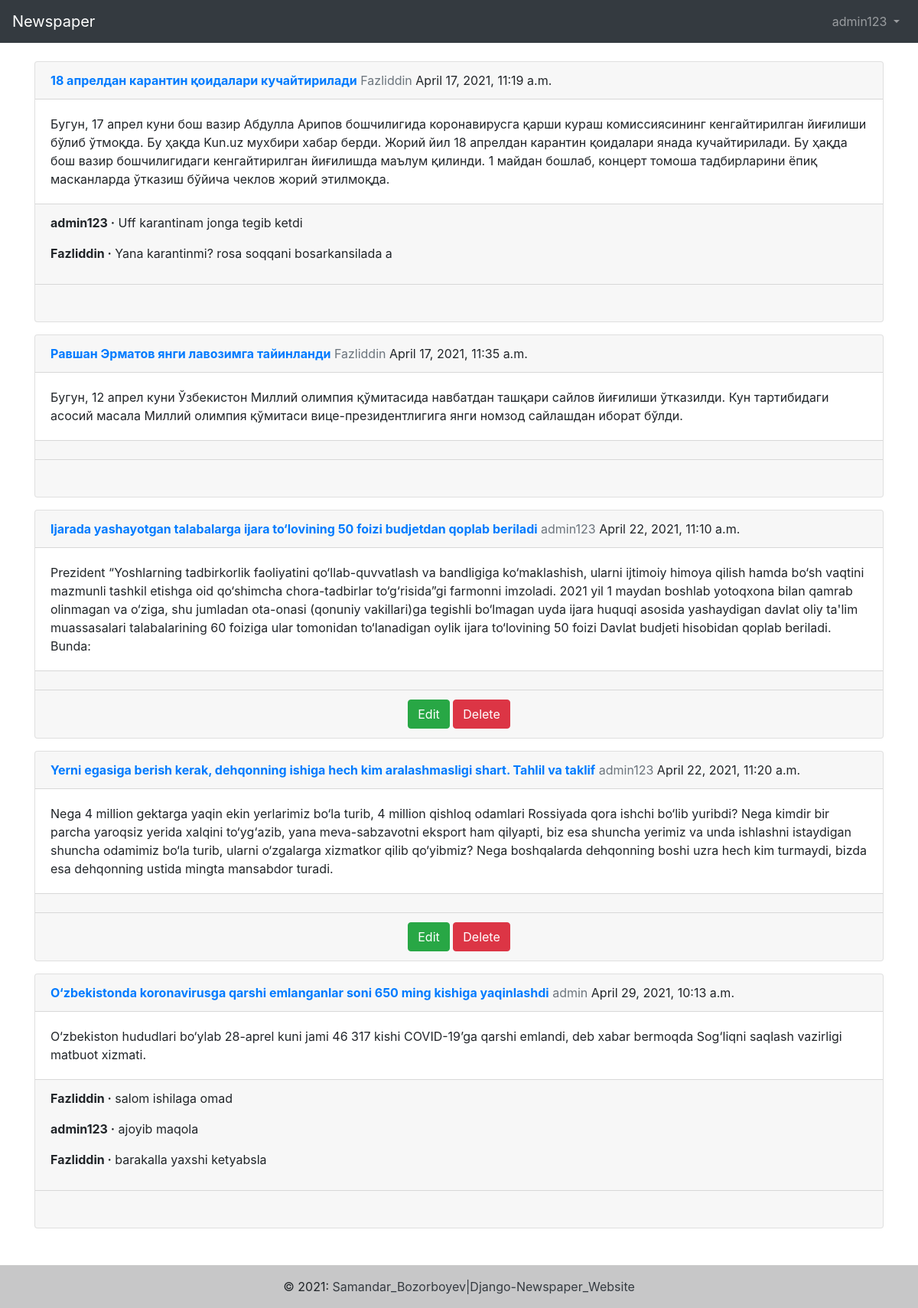
Page /articles/ (signed in) on the committed database.
### users/models.py (models this page shows)
class CustomerUser(AbstractUser):
    age = models.PositiveIntegerField(null=True,blank=True)
    address = models.CharField(max_length=200,null=True,blank=True)
    universitet = models.CharField(max_length=200,null=True,blank=True)

### articles/models.py (models this page shows, shortened)
class Article(models.Model):
    title = models.CharField(max_length=250)
    image = models.ImageField(upload_to='media/',null=True,blank=True)  #new
    body = models.TextField()
    date = models.DateTimeField(auto_now_add=True)
    author = models.ForeignKey(
        get_user_model(),
        on_delete = models.CASCADE,
    )

class Comment(models.Model):
    article = models.ForeignKey(
        Article,
        on_delete=models.CASCADE,
        related_name='comments',
        )
    comment = models.CharField(max_length=120)
    author = models.ForeignKey(
        get_user_model(),
        on_delete=models.CASCADE,
                               )
    def __str__(self):
        return self.comment

### articles/views.py (the view)
# urls.py: path('',ArticleListView.as_view(),name='article_list'),
class ArticleListView(ListView):
    model = Article
    template_name = 'article_list.html'

### templates/article_list.html (shortened to what this page needs)
{% extends 'base.html' %}
{% block content %}
{% for article in object_list %}
<div class="card mb-3">
    <div class="card-header">
        <a href="{% url 'article_detail' article.pk %}">
        <span class="font-weight-bold">{{article.title}}</span>
        </a>
        <span class="text-muted">{{article.author}}</span>
        {{article.date}}
    </div>
    <div class="card-body">
        {{article.body}}
    </div>
    <div class="card-footer">
        {% for comment in article.comments.all %}
        <p>
            <span class="font-weight-bold">{{ comment.author }} &middot;</span>
            {{ comment }}
        </p>
        {% endfor %}
    </div>
    <div class="card-footer text-center text-muted">
        {% if user.is_authenticated and article.author == request.user %}
        <a href="{% url 'article_edit' article.pk %}" class="btn btn-success">Edit</a>
        <a href="{% url 'article_delete' article.pk %}" class="btn btn-danger">Delete</a>
        {% else %}
        <br>
        {% endif %}
    </div>
</div>
{% endfor%}
{% endblock content %}

### templates/base.html (shortened to what this page needs)
<!DOCTYPE html>
<html lang="en">
<head>
    <link href="https://stackpath.bootstrapcdn.com/bootstrap/4.1.3/css/bootstrap.min.css"
 rel="stylesheet">
</head>
<body>
<nav class="navbar navbar-expand-md navbar-dark bg-dark mb-4">
    <a class="navbar-brand" href="{% url 'home' %}">Newspaper</a>
    <div class="collapse navbar-collapse" id="navbarCollapse">
        {% if user.is_authenticated %}
        <ul class="navbar-nav ml-auto">
            <li class="nav-item">
                <a aria-expanded="false" aria-haspopup="true" class="nav-link dropdown-toggle" data-toggle="dropdown"
                   href="#" id="userMenu">
                    {{user.username}}
                </a>
            </li>
        </ul>
        {% else %}
        <form class="form-inline ml-auto">
            <a class="btn btn-secondary" href="{% url 'login' %}"> Log In </a>
            <a class="btn btn-primary ml-2" href="{% url 'signup' %}">Ro`yxatdan o'tish</a>
        </form>
        {% endif %}
    </div>
</nav>
<div class="container">
    {% block content %}
    {% endblock content %}
</div>
<footer class="bg-light text-center text-lg-start mb-0 mt-5">
    <div class="text-center p-3" style="background-color: rgba(0, 0, 0, 0.2);">
        © 2021:
        <a class="text-dark" href="t.me//samandar_bozorboyev">Samandar_Bozorboyev|Django-Newspaper_Website</a>
    </div>
</footer>
</body>
</html>

### rows in the picture
CustomerUser: username "admin123"
Article: title "18 апрелдан карантин қоидалари кучайтирилади", author "Fazliddin", date "April 17, 2021, 11:19 a.m.", body "Бугун, 17 апрел куни бош вазир Абдулла Арипов бошчилигида коронавирусга қарши кураш комиссиясининг кенгайтирилган йиғилиши бўлиб ўтмоқда. Бу ҳақда Kun.uz мухбири хабар берди. Жорий йил 18 апрелдан карантин қоидалари янада кучайтирилади. Бу ҳақда бош вазир бошчилигидаги кенгайтирилган йиғилишда маълум қилинди. 1 майдан бошлаб, концерт томоша тадбирларини ёпиқ масканларда ўтказиш бўйича чеклов жорий этилмоқда."
Comment: author "admin123", comment "Uff karantinam jonga tegib ketdi"
Comment: author "Fazliddin", comment "Yana karantinmi? rosa soqqani bosarkansilada a"
Article: title "Равшан Эрматов янги лавозимга тайинланди", author "Fazliddin", date "April 17, 2021, 11:35 a.m.", body "Бугун, 12 апрел куни Ўзбекистон Миллий олимпия қўмитасида навбатдан ташқари сайлов йиғилиши ўтказилди. Кун тартибидаги асосий масала Миллий олимпия қўмитаси вице-президентлигига янги номзод сайлашдан иборат бўлди."
Article: title "Ijarada yashayotgan talabalarga ijara to‘lovining 50 foizi budjetdan qoplab beriladi", author "admin123", date "April 22, 2021, 11:10 a.m.", body "Prezident “Yoshlarning tadbirkorlik faoliyatini qo‘llab-quvvatlash va bandligiga ko‘maklashish, ularni ijtimoiy himoya qilish hamda bo‘sh vaqtini mazmunli tashkil etishga oid qo‘shimcha chora-tadbirlar to‘g‘risida”gi farmonni imzoladi. 2021 yil 1 maydan boshlab yotoqxona bilan qamrab olinmagan va o‘ziga, shu jumladan ota-onasi (qonuniy vakillari)ga tegishli bo‘lmagan uyda ijara huquqi asosida yashaydigan davlat oliy ta'lim muassasalari talabalarining 60 foiziga ular tomonidan to‘lanadigan oylik ijara to‘lovining 50 foizi Davlat budjeti hisobidan qoplab beriladi. Bunda:", shows "Edit"
Article: title "Yerni egasiga berish kerak, dehqonning ishiga hech kim aralashmasligi shart. Tahlil va taklif", author "admin123", date "April 22, 2021, 11:20 a.m.", body "Nega 4 million gektarga yaqin ekin yerlarimiz bo‘la turib, 4 million qishloq odamlari Rossiyada qora ishchi bo‘lib yuribdi? Nega kimdir bir parcha yaroqsiz yerida xalqini to‘yg‘azib, yana meva-sabzavotni eksport ham qilyapti, biz esa shuncha yerimiz va unda ishlashni istaydigan shuncha odamimiz bo‘la turib, ularni o‘zgalarga xizmatkor qilib qo‘yibmiz? Nega boshqalarda dehqonning boshi uzra hech kim turmaydi, bizda esa dehqonning ustida mingta mansabdor turadi.", shows "Edit"
Article: title "O‘zbekistonda koronavirusga qarshi emlanganlar soni 650 ming kishiga yaqinlashdi", author "admin", date "April 29, 2021, 10:13 a.m.", body "O‘zbekiston hududlari bo‘ylab 28-aprel kuni jami 46 317 kishi COVID-19’ga qarshi emlandi, deb xabar bermoqda Sog‘liqni saqlash vazirligi matbuot xizmati."
Comment: author "Fazliddin", comment "salom ishilaga omad"
Comment: author "admin123", comment "ajoyib maqola"
Comment: author "Fazliddin", comment "barakalla yaxshi ketyabsla"
